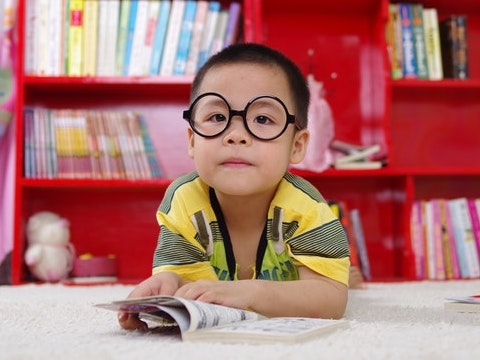
#> input picture 08_Week08/data/images/boy.jpg, 480 x 360 px
$ jupyter execute 99_MyNotebookHOG.ipynb   (older library calls are emulated)
#> lines starting #> are read from the running program, lines starting #| are printed output that depends on the picture
[cell 1]
import cv2
import numpy as np
import matplotlib.pyplot as plt

The 5 stages include:

1. Normalizing the image prior to description.
2. Computing gradients in both the x and y directions.
3. Obtaining weighted votes in spatial and orientation cells.
4. Contrast normalizing overlapping spatial cells.
5. Collecting all Histograms of Oriented gradients to form the final feature vector.

### 1. Normalizing the image prior to description.

- **Gamma/power law normalization**: In this case, we take the \log(p) of each pixel p in the input image. However, as Dalal and Triggs demonstrated, this approach is perhaps an “over-correction” and hurts performance.

- **Square-root normalization**: Here, we take the \sqrt(p) of each pixel p in the input image. By definition, square-root normalization compresses the input pixel intensities far less than gamma normalization. And again, as Dalal and Triggs demonstrated, square-root normalization actually increases accuracy rather than hurts it.

- **Variance normalization**: A slightly less used form of normalization is variance normalization. Here, we compute both the mean \mu and standard deviation \sigma of the input image. All pixels are mean centered by subtracting the mean from the pixel intensity, and then normalized through dividing by the standard deviation: p' = (p - \mu) / \sigma. Dalal and Triggs do not report accuracy on variance normalization; however, it is a form of normalization that I like to perform and thought it was worth including.

[cell 2]
image = cv2.imread('./data/images/boy.jpg')
#> image is the input picture: shape (360, 480, 3); mean B, G, R 111.8, 115.3, 174.3
print(image.shape)
#| (360, 480, 3)
plt.imshow(image[:,:,::-1])
plt.show()

[cell 3]
# Apply sobel filter along x direction
sobelx = cv2.Sobel(image, cv2.CV_32F, 1, 0)
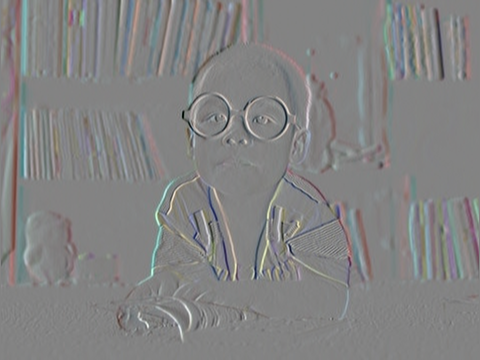
#> sobelx: shape (360, 480, 3) float32; mean B, G, R -1.3, -1.1, -0.2; drawn with min black and max white

# Apply sobel filter along y direction
sobely = cv2.Sobel(image,cv2.CV_32F, 0, 1)
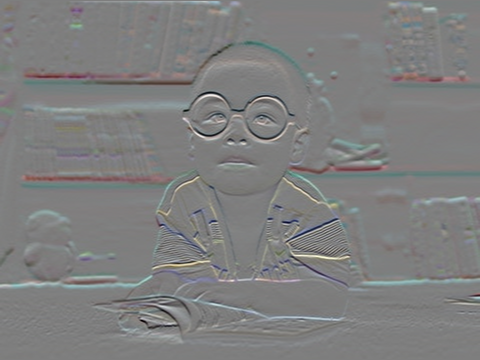
#> sobely: shape (360, 480, 3) float32; mean B, G, R 3.1, 3.1, 1.5; drawn with min black and max white

[cell 4]
plt.figure(figsize=[20,20])

plt.subplot(321);plt.imshow(sobelx[:,:,0], cmap='gray');plt.title("Sobel X Gradients")
plt.subplot(322);plt.imshow(sobely[:,:,0], cmap='gray');plt.title("Sobel Y Gradients")

plt.subplot(323);plt.imshow(sobelx[:,:,1], cmap='gray');plt.title("Sobel X Gradients")
plt.subplot(324);plt.imshow(sobely[:,:,1], cmap='gray');plt.title("Sobel Y Gradients")

plt.subplot(325);plt.imshow(sobelx[:,:,2], cmap='gray');plt.title("Sobel X Gradients")
plt.subplot(326);plt.imshow(sobely[:,:,2], cmap='gray');plt.title("Sobel Y Gradients")
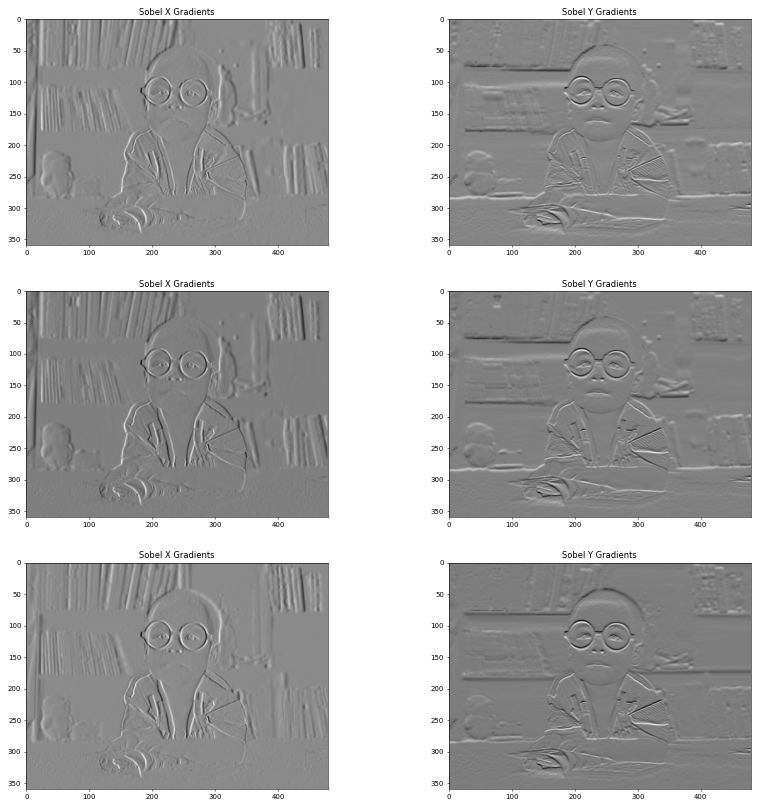
#> figure drawn by matplotlib, 6 panels

[cell 5]
plt.figure(figsize=[20,20])

plt.subplot(321);plt.imshow(sobelx[:,:,::-1], cmap='gray');plt.title("Sobel X Gradients")
plt.subplot(322);plt.imshow(sobely[:,:,::-1], cmap='gray');plt.title("Sobel Y Gradients")
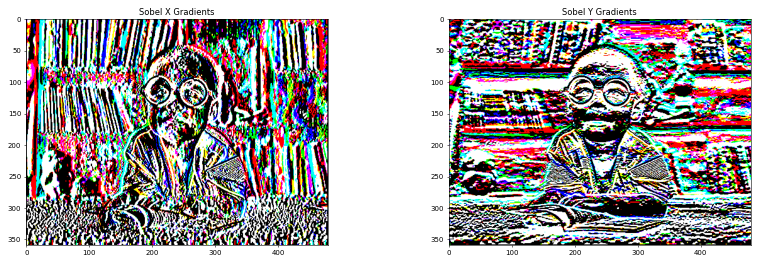
#> figure drawn by matplotlib, 2 panels

[cell 6]
print(sobelx.shape)
#| (360, 480, 3)
print(sobely.shape)
#| (360, 480, 3)

[cell 7]
image[0:4, 0:4, 0]
#> Out = [[218, 216, 217, 220], [217, 215, 217, 221], [214, 215, 217, 221], [213, 214, 217, 221]]

[cell 8]
(-1*218-2*217-1*214) + (1*217+2*217+1*217)

[cell 9]
(-1*217-2*214-1*213) + (1*217+2*217+1*217)

[cell 10]
sobelx[0:4, 0:4, 0]
#> Out = [[0, -2, 20, 42], [0, 2, 22, 45], [0, 10, 25, 50], [0, 15, 29, 55]]

[cell 11]
(-1*218-2*216-1*217) + (1*214+2*215+1*217)

[cell 12]
sobely[0:4, 0:4, 0]
#> Out = [[0, 0, 0, 0], [-10, -6, 0, 5], [-10, -6, -1, 2], [-8, -7, -3, 3]]

[cell 13]
magnitude = np.sqrt(sobelx**2 + sobely**2)
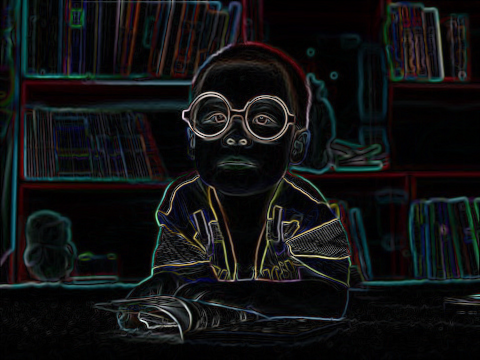
#> magnitude: shape (360, 480, 3) float32; mean B, G, R 64.5, 62.2, 58.8; drawn with min black and max white

[cell 14]
np.sqrt(2**2+(-6)**2)

[cell 15]
magnitude[0:4, 0:4, 0]
#> Out = [[0, 2, 20, 42], [10, 6.32, 22, 45.28], [10, 11.66, 25.02, 50.04], [8, 16.55, 29.15, 55.08]]

[cell 16]
np.arctan2(-6, 2)

[cell 17]
np.arctan2(-6, 2)*180/np.pi % 180

[cell 18]
mag, angle = cv2.cartToPolar(sobelx, sobely, angleInDegrees=True)
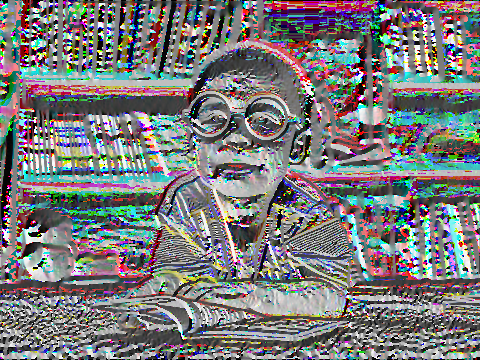
#> angle: shape (360, 480, 3) float32; mean B, G, R 174, 172.7, 172.3; drawn with min black and max white

[cell 19]
mag[0:4, 0:4, 0]

[cell 20]
angle[0:4, 0:4, 0]
#> Out = [[0, 180, 0, 0], [270, 288.4, 0, 6.34], [270, 329, 357.7, 2.29], [270, 335, 354.1, 3.12]]

[cell 21]
288 % 180

[cell 22]
# array = np.array([[0, 0, 0],
#                  [0, 0, 0],
#                  [255, 255, 255]]).astype('uint8')

array = np.array([[255, 255, 255],
                 [0, 0, 0],
                 [0, 0, 0]]).astype('uint8')

# array = np.array([[255, 255, 255],
#                  [255, 0, 0],
#                  [255, 0, 0]]).astype('uint8')

# array = np.array([[0, 0, 255],
#                  [0, 0, 255],
#                  [255, 255, 255]]).astype('uint8')

# array = np.array([[255, 255, 255],
#                  [0, 0, 255],
#                  [0, 0, 255]]).astype('uint8')

# array = np.array([[255, 0, 0],
#                  [255, 0, 0],
#                  [255, 255, 255]]).astype('uint8')

plt.imshow(array, cmap='gray')
plt.show()
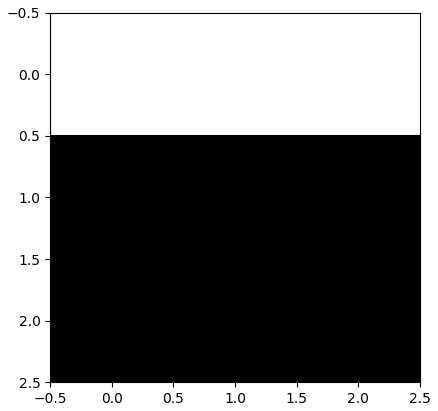
#> figure drawn by matplotlib, 1 panel

dx = ( (-1*array[0][0] + -2*array[1][0] + -1*array[2][0]) + (1*array[0][2] + 2*array[1][2] + 1*array[2][2]) )
dy = ( (-1*array[0][0] + -2*array[0][1] + -1*array[0][2]) + (1*array[2][0] + 2*array[2][1] + 1*array[2][2]) )

print(dx, dy)

mag = np.sqrt(dx**2 + dy**2)
angle = np.arctan2(dy, dx)*180/np.pi % 180

mag_f, angle_f = cv2.cartToPolar(np.float(dx), np.float(dy), angleInDegrees=True)

print(mag, mag_f[0])
print(angle, angle_f[0])

[cell 23]
cv2.cartToPolar(1020, 0, angleInDegrees=True)

[cell 24]
race = cv2.imread('./data/images/race.jpg')
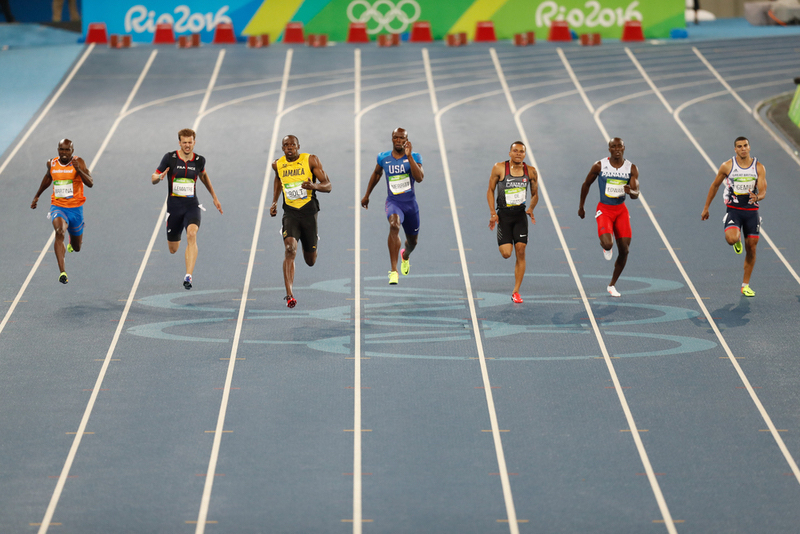
#> input picture 08_Week08/data/images/race.jpg, 800 x 534 px
#> race is the input picture: shape (534, 800, 3); mean B, G, R 138.4, 139, 131.5

[cell 25]
plt.imshow(race[:,:,::-1])
plt.show()

[cell 26]
race.shape
#> Out = (534, 800, 3)

[cell 27]
plt.imshow(race[132:140, 286:298][:,:,::-1])
plt.show()
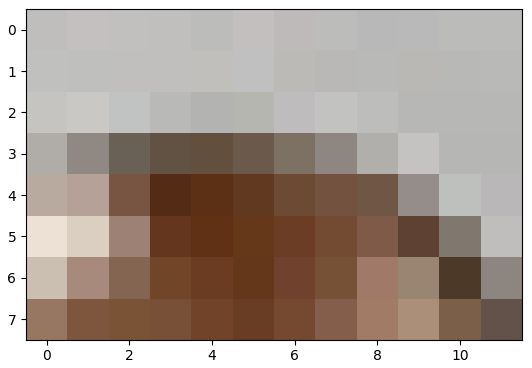
#> figure drawn by matplotlib, 1 panel
